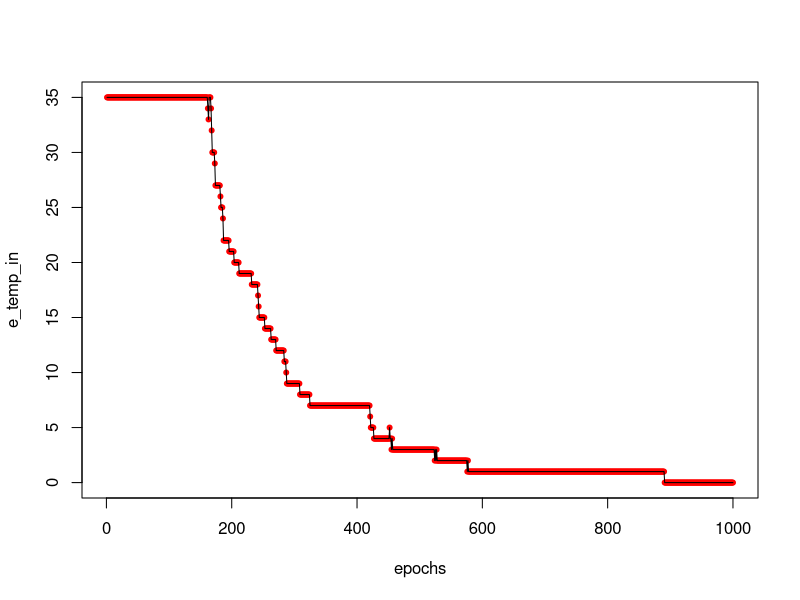
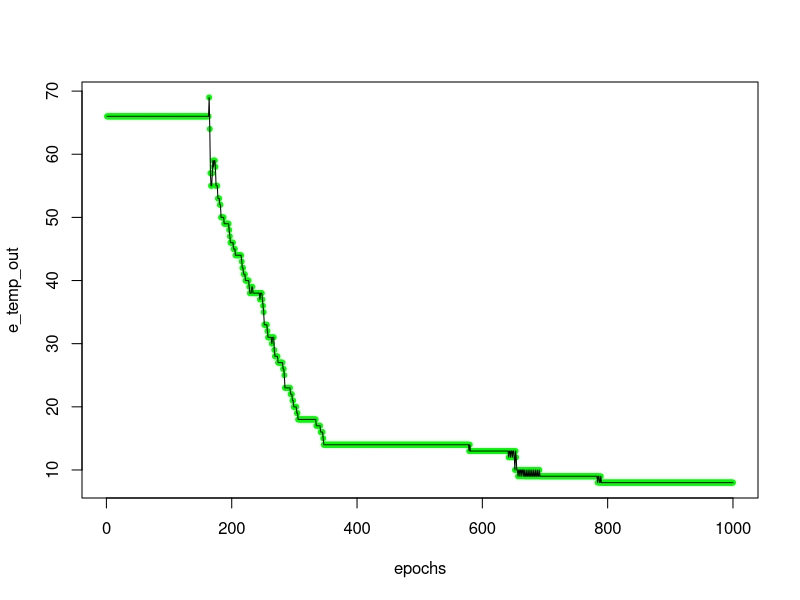

Source code (R) for these figures, in order:
#function
calculate_output<- function(weight,z)     #function to calculate the output
{
  sum<-0
  for(k in 1:(cols-1))
  {
    sum <- sum +(weight[k]*z[k])  
  }
  sum<-sum+weight[k]
  
  if(sum>0)
  {
    error<-1
  }
  else
  {
    error<--1
  }
  return(error)       #returning the error
}

#Perceptron
X=as.matrix(read.table("Iris.txt",sep=","))     #reading the file here. Taking the values sepaerated by ','
rows<-nrow(X)                                   #Finding the rows of the matrix obtained
cols<-ncol(X)                                   #Finding the cols of the matric obtained

# splitting the matrix into two matrices, x for the feature matrix and y for the target function  matrix
x<-X[1:rows,1:cols-1]
y<-X[1:rows,cols]



perc=40;    #Percentage of the data to be taken
train<-(perc/100)*rows



learning_rate <- 0.02
iteration<-0
max_iteration<-1000   #total Itertions for the perceptron

weight<-vector(mode='numeric',length=0)   #Weight vector
epochs<-vector(mode='numeric',length=0)   #Epochs vector

for(i in 1:cols)
{
  weight <- c(weight,500)  #initializing weight vector
}

temp_weights<-weight    #temporary copy of weight vector for calculation in a iteration

e_temp_in <- vector(mode='numeric',length = 0)  #in error vector
e_temp_out <- vector(mode='numeric', length = 0)#out error vector




repeat
{
  
  iteration <- iteration+1
  temp_weights<-weight #initialising temporary weights with updated weights
  e_in <- 0
  e_out <- 0
  for(p in 1:train)
  {
    
    error<- calculate_output(temp_weights,x[p,])  #Checking for class output with previous iteration's weight 
    
    if(error==1 && y[p]==-1)      #checking for missclassification
    {
      local_error<--1
    }
    else if(error==-1 && y[p]==1)
    {
      local_error<-1
    }
    else if(error==y[p])
    {
      local_error<-0
    }
    
    correction<-local_error
    e_in<-e_in+abs(local_error)
    
    #checking for output with updated weights
    
    error_updated<- calculate_output(weight,x[p,])
    
    if(error_updated==1 && y[p]==-1)
    {
      local_error<--1
    }
    else if(error_updated==-1 && y[p]==1)
    {
      local_error<-1
    }
    else if(error_updated==y[p])
    {
      local_error<-0
    }
    
    #computing error
    correction<-local_error*learning_rate
    
    #updating weights
    for(l in 1:cols-1)
    {
      weight[l]<-weight[l]+ x[p,l]*correction
    }
    l<-l+1
    weight[l]<-weight[l]+correction
  }
  
  e_temp_in <- c(e_temp_in, e_in)
  
  #Checking for errors in test data
  for(j in train:150){
    output <- calculate_output(temp_weights,x[j,])
    
    #checkong for misclassification
    if(output == -1 && y[j] == 1){
      local_error <- 1
    }
    if(output == 1 && y[j] == -1){
      local_error <- -1
    }
    if(output == y[j]){
      local_error <- 0
    }
    e_out <- e_out + abs(local_error)
  }
  e_temp_out <- c(e_temp_out, e_out)
  
  if(iteration==max_iteration)
  {
    epochs<-c(epochs,iteration)
    break
  }
  else
  {
    epochs<-c(epochs,iteration)
  }
  
}


#plotting graphs. Note: Two graphs will be obtained
plot( epochs,e_temp_in,col="red",pch=20 )
lines(e_temp_in)
plot( epochs,e_temp_out, col="green", pch=20 )
lines(e_temp_out)










